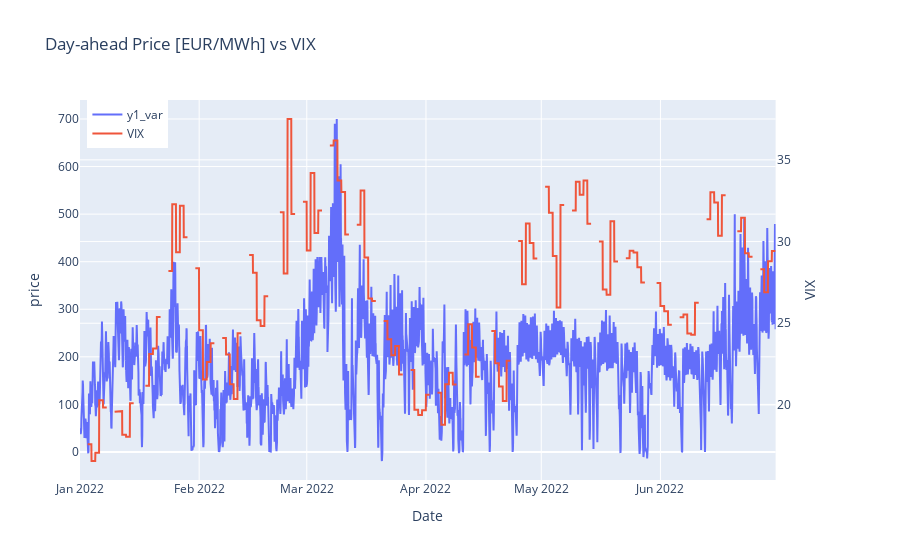

Source (notebook cell):
### Code cell
plotters.plot_compare_two_col(merged_data, 'price', 'VIX', 'Day-ahead Price [EUR/MWh] vs VIX')

### Figure 1 — Plotly figure (JSON) as saved in the notebook; plotly's stock layout.template omitted (floating-point values rounded to 4 significant figures; data arrays with more than 128 entries replaced by an {"elided": "..."} marker saying what was removed)
{"data": [{"name": "y1_var", "type": "scatter", "x": {"elided": "4344 str values"}, "xaxis": "x", "y": {"elided": "4344 float values"}, "yaxis": "y"}, {"name": "VIX", "type": "scatter", "x": {"elided": "4344 str values"}, "xaxis": "x", "y": {"elided": "4344 float values"}, "yaxis": "y2"}], "layout": {"hovermode": "x unified", "legend": {"x": 0.01, "y": 1}, "title": {"text": "Day-ahead Price [EUR/MWh] vs VIX"}, "xaxis": {"anchor": "y", "domain": [0, 0.94], "title": {"text": "Date"}}, "yaxis": {"anchor": "x", "domain": [0, 1], "title": {"text": "price"}}, "yaxis2": {"anchor": "x", "overlaying": "y", "side": "right", "title": {"text": "VIX"}}}}
